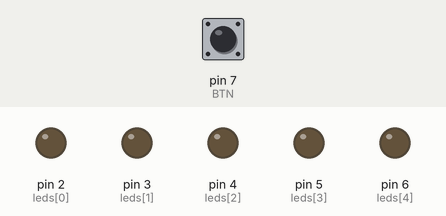
Bench run of a sketch on a simulated Arduino Uno, built with avr-gcc and run on an emulated ATmega328P. Parts: output pins drawn as LEDs (lit = HIGH). Inputs (shaded band) come from the test bench; at power-on: pin 7 (BTN) HIGH. Random numbers use the default seed unless the sketch sets one.

Above: at 1.2 s.
1.3 s: pin 7 (BTN) pulled LOW for 0.15 s
At 2.5 s:
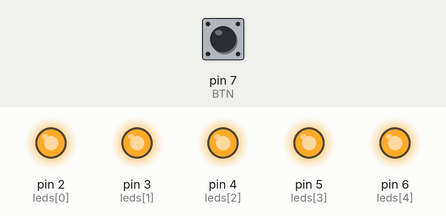
2.9 s: pin 7 (BTN) pulsed LOW 5 times (0.12 s each, 0.3 s apart)
At 5.5 s:
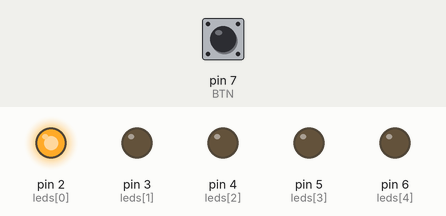
5.9 s: pin 7 (BTN) pulsed LOW 2 times (0.12 s each, 0.3 s apart)
At 7.1 s:
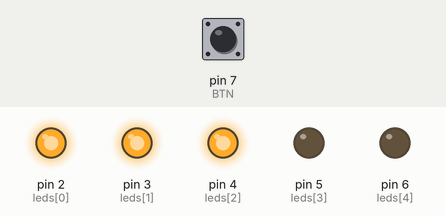
Timing chart, 0 to 8.9 s (numbered marks = the images above; inputs shaded):
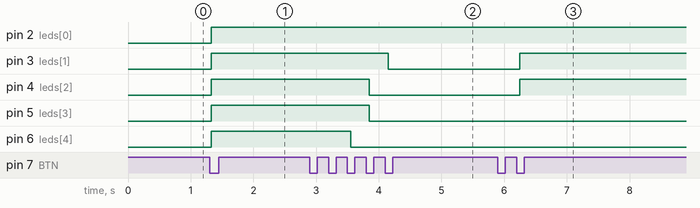

The sketch:

exp12_electronic_dice.ino
```cpp
const int leds[] = {2, 3, 4, 5, 6};   // LED pins: D2 to D6
const int NUM_LEDS = 5;
const int BTN = 7;                    // Push button (active-LOW with INPUT_PULLUP)

void setup() {
  for (int i = 0; i < NUM_LEDS; i++) {
    pinMode(leds[i], OUTPUT);
  }
  pinMode(BTN, INPUT_PULLUP);
  randomSeed(analogRead(A0));         // Floating A0 gives a random seed
}

// Show a value from 1 to 5 by turning ON the first n LEDs
void showNumber(int n) {
  for (int i = 0; i < NUM_LEDS; i++) {
    digitalWrite(leds[i], LOW);       // Turn all LEDs OFF first
  }
  for (int i = 0; i < n && i < NUM_LEDS; i++) {
    digitalWrite(leds[i], HIGH);      // Turn ON the first n LEDs
  }
}

void loop() {
  if (digitalRead(BTN) == LOW) {      // Button pressed
    delay(30);                        // Debounce delay
    if (digitalRead(BTN) == LOW) {
      int n = random(1, 6);           // Random value from 1 to 5
      showNumber(n);
      while (digitalRead(BTN) == LOW) {}   // Wait until button is released
      delay(200);
    }
  }
}
```

Measured:
- after the input at 1.3 s, pin 2 (leds[0]), pin 3 (leds[1]), pin 4 (leds[2]), pin 5 (leds[3]), pin 6 (leds[4]): LOW → HIGH at once
- after the input at 2.9 s, pin 3 (leds[1]): HIGH → LOW after 1.3 s; pin 4 (leds[2]), pin 5 (leds[3]): HIGH → LOW after 0.95 s; pin 6 (leds[4]): HIGH → LOW after 0.65 s
- after the input at 5.9 s, pin 3 (leds[1]), pin 4 (leds[2]): LOW → HIGH after 0.35 s
